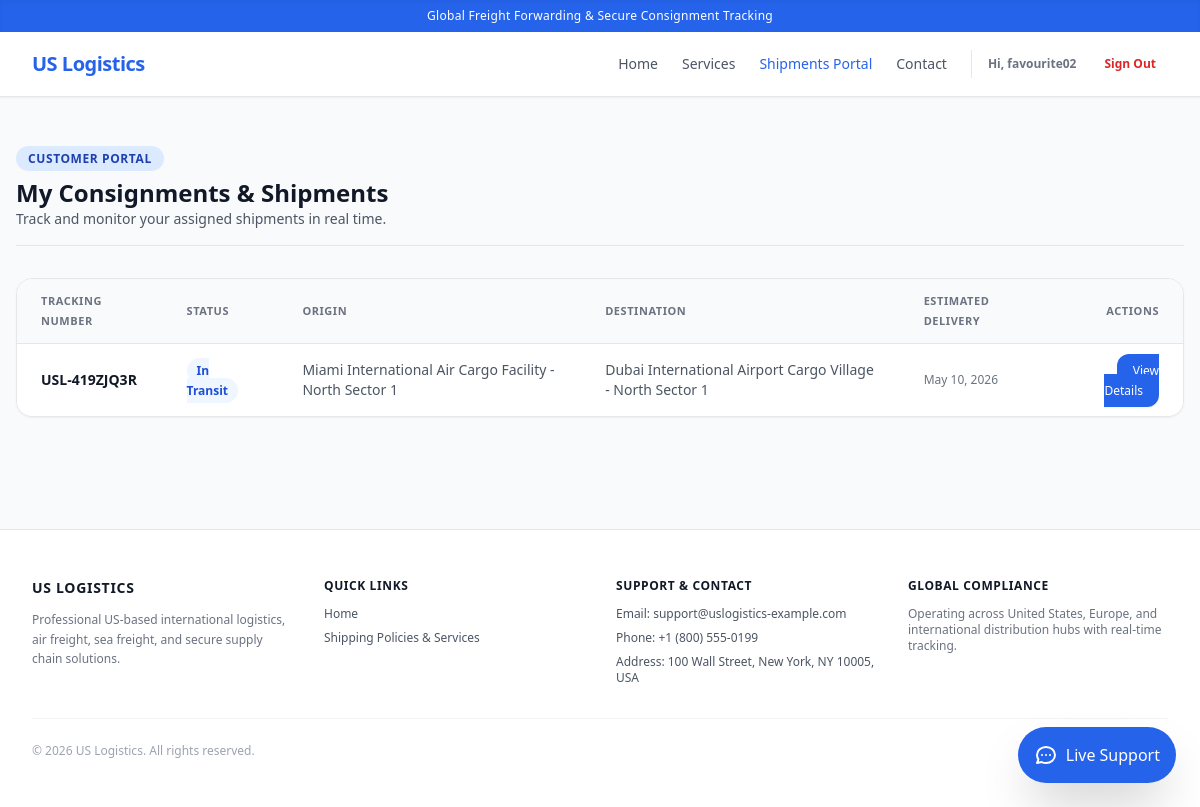
Screenshot of /shipments/portal/shipments/ (signed in) with the database file from the repository.
### core/models.py (models this page shows, shortened)
class AppVariable(models.Model):
    key = models.CharField(max_length=100, unique=True)
    value = models.TextField(blank=True)
    description = models.CharField(max_length=255, blank=True)

### shipments/models.py (models this page shows, shortened)
class Shipment(models.Model):
    STATUS_CHOICES = [
        ('CREATED', 'Shipment Created'),
        ('PICKED_UP', 'Picked Up'),
        ('IN_TRANSIT', 'In Transit'),
        ('OUT_FOR_DELIVERY', 'Out for Delivery'),
        ('DELIVERED', 'Delivered'),
        ('EXCEPTION', 'Exception / Delayed'),
    ]
    SERVICE_CHOICES = [
        ('STANDARD_GROUND', 'Standard Ground Shipping'),
        ('EXPRESS_AIR', 'Express Air Freight'),
        ('OVERNIGHT_PRIORITY', 'Overnight Priority'),
        ('OCEAN_FREIGHT', 'International Ocean Freight'),
        ('HEAVY_CARGO', 'Heavy Cargo Transport'),
    ]
    tracking_number = models.CharField(max_length=50, unique=True, blank=True, db_index=True)
    customer = models.ForeignKey(settings.AUTH_USER_MODEL, on_delete=models.SET_NULL, null=True, blank=True, related_name='shipments')
    origin = models.ForeignKey(Location, on_delete=models.PROTECT, related_name='shipments_origin')
    destination = models.ForeignKey(Location, on_delete=models.PROTECT, related_name='shipments_destination')
    current_location = models.ForeignKey(Location, on_delete=models.SET_NULL, null=True, blank=True, related_name='shipments_current')
    status = models.CharField(max_length=30, choices=STATUS_CHOICES, default='CREATED')
    service_type = models.CharField(max_length=50, choices=SERVICE_CHOICES, default='STANDARD_GROUND')
    estimated_delivery = models.DateTimeField(null=True, blank=True)
    created_at = models.DateTimeField(auto_now_add=True)
    updated_at = models.DateTimeField(auto_now=True)

class Location(models.Model):
    name = models.CharField(max_length=255, help_text="e.g. Chicago Distribution Center")
    address = models.TextField(blank=True)
    city = models.CharField(max_length=150, blank=True)
    state = models.CharField(max_length=150, blank=True)
    postal_code = models.CharField(max_length=30, blank=True)
    country = models.CharField(max_length=150, default="United States")
    latitude = models.DecimalField(max_digits=10, decimal_places=7, null=True, blank=True)
    longitude = models.DecimalField(max_digits=10, decimal_places=7, null=True, blank=True)
    created_at = models.DateTimeField(auto_now_add=True)
    updated_at = models.DateTimeField(auto_now=True)

### shipments/views.py (the view)
# urls.py: path('portal/', CustomerPortalDashboardView.as_view(), name='customer_portal'),
class CustomerPortalDashboardView(LoginRequiredMixin, ListView):
    model = Shipment
    template_name = 'dashboard/customer_portal.html'
    context_object_name = 'shipments'
    paginate_by = 10
    def get_queryset(self):
        return Shipment.objects.filter(customer=self.request.user).select_related(
            'origin', 'destination', 'current_location'
        ).order_by('-created_at')

### core/context_processors.py (called while the page is built)
def app_variables(request):
    try:
        vars_dict = {var.key: var.value for var in AppVariable.objects.all()}
    except Exception:
        vars_dict = {}
    return {'app_vars': vars_dict}

### templates/dashboard/customer_portal.html (shortened to what this page needs)
{% extends 'base.html' %}
{% block content %}
<div class="max-w-7xl mx-auto px-4 py-12">
    <div class="mb-8 border-b pb-4 flex flex-col sm:flex-row justify-between items-start sm:items-center gap-4">
        <div>
            <span class="bg-blue-100 text-blue-800 text-xs font-semibold px-3 py-1 rounded-full uppercase tracking-wider">Customer Portal</span>
            <h1 class="text-2xl font-bold text-gray-900 mt-2">My Consignments & Shipments</h1>
            <p class="text-sm text-gray-600">Track and monitor your assigned shipments in real time.</p>
        </div>
    </div>
    <div class="bg-white shadow-sm rounded-2xl border border-gray-200 overflow-hidden">
        <table class="min-w-full divide-y divide-gray-200 text-left text-sm">
            <thead class="bg-gray-50 text-gray-500 text-[11px] uppercase tracking-wider font-semibold">
                <tr>
                    <th class="px-6 py-3">Tracking Number</th>
                    <th class="px-6 py-3">Status</th>
                    <th class="px-6 py-3">Origin</th>
                    <th class="px-6 py-3">Destination</th>
                    <th class="px-6 py-3">Estimated Delivery</th>
                    <th class="px-6 py-3 text-right">Actions</th>
                </tr>
            </thead>
            <tbody class="divide-y divide-gray-100 bg-white">
                {% if shipments %}
                    {% for shipment in shipments %}
                    <tr class="hover:bg-gray-50 transition">
                        <td class="px-6 py-4 font-semibold text-gray-900">{{ shipment.tracking_number }}</td>
                        <td class="px-6 py-4">
                            <span class="bg-blue-50 text-blue-700 text-xs font-semibold px-2.5 py-1 rounded-full">
                                {{ shipment.get_status_display|default:shipment.status }}
                            </span>
                        </td>
                        <td class="px-6 py-4 text-gray-600">{{ shipment.origin.name|default:"Origin Hub" }}</td>
                        <td class="px-6 py-4 text-gray-600">{{ shipment.destination.name|default:"Destination Hub" }}</td>
                        <td class="px-6 py-4 text-gray-500 text-xs">{{ shipment.estimated_delivery|date:"M d, Y"|default:"TBD" }}</td>
                        <td class="px-6 py-4 text-right">
                            <a href="{% url 'customer_shipment_detail' shipment.tracking_number %}" class="bg-blue-600 hover:bg-blue-700 text-white px-4 py-2 rounded-xl text-xs font-medium transition shadow-sm">
                                View Details
                            </a>
                        </td>
                    </tr>
                    {% endfor %}
                {% endif %}
            </tbody>
        </table>
    </div>
</div>
{% endblock %}

### templates/base.html (shortened to what this page needs)
<!DOCTYPE html>
<html lang="en">
<head>
    <script src="https://cdn.tailwindcss.com"></script>
    <link rel="stylesheet" href="https://unpkg.com/leaflet@1.9.4/dist/leaflet.css" />
</head>
<body class="bg-gray-50 text-gray-800 flex flex-col min-h-screen font-sans antialiased">
    {% if app_vars.SITE_TAGLINE %}
    <div class="bg-blue-600 text-white text-xs py-2 px-4 text-center font-medium tracking-wide shadow-inner">
        {{ app_vars.SITE_TAGLINE }}
    </div>
    {% endif %}
    <nav class="bg-white border-b border-gray-200 sticky top-0 z-40 shadow-sm">
        <div class="max-w-7xl mx-auto px-4 sm:px-6 lg:px-8">
            <div class="flex justify-between h-16 items-center">
                <div class="flex items-center">
                    <a href="{% url 'home' %}" class="text-xl font-extrabold text-blue-600 tracking-tight">
                        {{ app_vars.SITE_NAME|default:"US Logistics" }}
                    </a>
                </div>
                <div class="hidden md:flex items-center space-x-6">
                    <a href="{% url 'home' %}" class="text-sm font-medium text-gray-600 hover:text-blue-600 transition">Home</a>
                    <a href="{% url 'home' %}#services" class="text-sm font-medium text-gray-600 hover:text-blue-600 transition">Services</a>
                    {% if request.user.is_authenticated %}
                    <a href="{% url 'customer_portal' %}" class="text-sm font-medium text-blue-600 hover:text-blue-700 transition">Shipments Portal</a>
                    {% endif %}
                    <a href="{% url 'home' %}#contact" class="text-sm font-medium text-gray-600 hover:text-blue-600 transition">Contact</a>
                    {% if request.user.is_authenticated %}
                    <div class="flex items-center space-x-4 pl-4 border-l border-gray-200">
                        <span class="text-xs font-semibold text-gray-500">Hi, {{ request.user.username }}</span>
                        <form action="{% url 'logout' %}" method="post" class="inline">
                            <button type="submit" class="text-xs font-semibold text-red-600 hover:bg-red-50 px-3 py-1.5 rounded-lg transition">Sign Out</button>
                        </form>
                    </div>
                    {% else %}
                    <div class="flex items-center space-x-3 pl-4 border-l border-gray-200">
                        <a href="{% url 'login' %}" class="text-sm font-semibold text-blue-600 hover:text-blue-700 transition">Sign In</a>
                    </div>
                    {% endif %}
                </div>
            </div>
        </div>
    </nav>
    <main class="flex-1">
        {% block content %}
        {% endblock %}
    </main>
    <footer class="bg-white border-t border-gray-200 mt-16">
        <div class="max-w-7xl mx-auto px-4 sm:px-6 lg:px-8 py-12">
            <div class="grid grid-cols-1 md:grid-cols-4 gap-8 mb-8">
                <div>
                    <h3 class="text-sm font-bold text-gray-900 uppercase tracking-wider mb-3">{{ app_vars.SITE_NAME|default:"US Logistics" }}</h3>
                    <p class="text-xs text-gray-500 leading-relaxed">{{ app_vars.SITE_DESCRIPTION|default:"Professional US-based international logistics, air freight, sea freight, and secure supply chain solutions." }}</p>
                </div>
                <div>
                    <h4 class="text-xs font-bold text-gray-900 uppercase tracking-wider mb-3">Quick Links</h4>
                    <ul class="space-y-2 text-xs text-gray-600">
                        <li><a href="{% url 'home' %}" class="hover:underline">Home</a></li>
                        <li><a href="{% url 'home' %}#services" class="hover:underline">Shipping Policies & Services</a></li>
                    </ul>
                </div>
                <div>
                    <h4 class="text-xs font-bold text-gray-900 uppercase tracking-wider mb-3">Support & Contact</h4>
                    <ul class="space-y-2 text-xs text-gray-600">
                        <li>Email: {{ app_vars.SUPPORT_EMAIL|default:"support@uslogistics-example.com" }}</li>
                        <li>Phone: {{ app_vars.COMPANY_PHONE|default:"+1 (800) 555-0199" }}</li>
                        <li>Address: {{ app_vars.COMPANY_ADDRESS|default:"100 Wall Street, New York, NY 10005, USA" }}</li>
                    </ul>
                </div>
                <div>
                    <h4 class="text-xs font-bold text-gray-900 uppercase tracking-wider mb-3">Global Compliance</h4>
                    <p class="text-xs text-gray-500">Operating across United States, Europe, and international distribution hubs with real-time tracking.</p>
                </div>
            </div>
            <div class="border-t border-gray-100 pt-6 flex flex-col sm:flex-row justify-between items-center text-xs text-gray-400">
                <p>&copy; 2026 {{ app_vars.SITE_NAME|default:"US Logistics" }}. All rights reserved.</p>
            </div>
        </div>
    </footer>
    <div id="support-chat-widget" class="fixed bottom-6 right-6 z-50">
        <button id="chat-toggle-btn" class="bg-blue-600 hover:bg-blue-700 text-white rounded-full p-4 shadow-2xl flex items-center space-x-2 transition-transform hover:scale-105">
            <span class="font-medium hidden sm:inline">Live Support</span>
        </button>
    </div>
</body>
</html>

### rows the page displays
AppVariable: SITE_TAGLINE "Global Freight Forwarding & Secure Consignment Tracking"
AppVariable: SITE_NAME "US Logistics", SITE_NAME "US LOGISTICS"
Shipment: tracking_number "USL-419ZJQ3R", status "In Transit", origin.name "Miami International Air Cargo Facility - North Sector 1", destination.name "Dubai International Airport Cargo Village - North Sector 1", estimated_delivery "May 10, 2026"
AppVariable: SUPPORT_EMAIL "support@uslogistics-example.com"
AppVariable: COMPANY_PHONE "+1 (800) 555-0199"
AppVariable: COMPANY_ADDRESS "100 Wall Street, New York, NY 10005, USA"

### other values shown
{{ request.user.username }} "favourite02"
